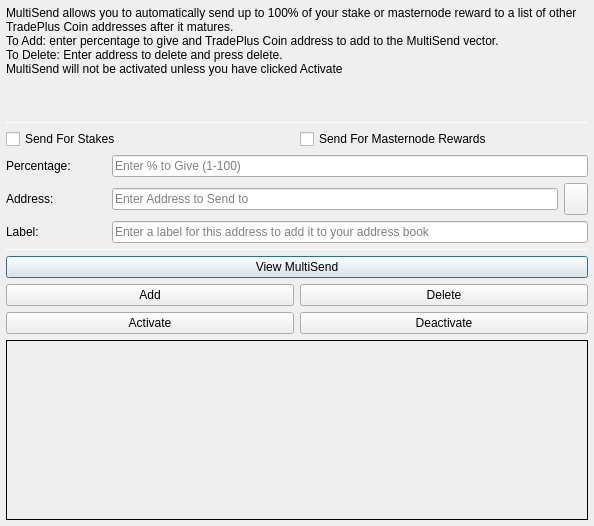
<?xml version="1.0" encoding="UTF-8"?>
<ui version="4.0">
 <class>MultiSendDialog</class>
 <widget class="QDialog" name="MultiSendDialog">
  <property name="windowModality">
   <enum>Qt::NonModal</enum>
  </property>
  <property name="geometry">
   <rect>
    <x>0</x>
    <y>0</y>
    <width>594</width>
    <height>526</height>
   </rect>
  </property>
  <property name="windowTitle">
   <string>MultiSend</string>
  </property>
  <layout class="QVBoxLayout" name="verticalLayout" stretch="0">
   <property name="margin">
    <number>6</number>
   </property>
   <item>
    <layout class="QVBoxLayout" name="verticalLayout_Main" stretch="1,1,1,0,1,1,1">
     <item>
      <widget class="QLabel" name="label_2">
       <property name="lineWidth">
        <number>1</number>
       </property>
       <property name="text">
        <string>MultiSend allows you to automatically send up to 100% of your stake or masternode reward to a list of other TradePlus Coin addresses after it matures.
To Add: enter percentage to give and TradePlus Coin address to add to the MultiSend vector.
To Delete: Enter address to delete and press delete.
MultiSend will not be activated unless you have clicked Activate</string>
       </property>
       <property name="alignment">
        <set>Qt::AlignLeading|Qt::AlignLeft|Qt::AlignTop</set>
       </property>
       <property name="wordWrap">
        <bool>true</bool>
       </property>
      </widget>
     </item>
     <item>
      <widget class="Line" name="line">
       <property name="minimumSize">
        <size>
         <width>0</width>
         <height>1</height>
        </size>
       </property>
       <property name="maximumSize">
        <size>
         <width>16777215</width>
         <height>1</height>
        </size>
       </property>
       <property name="orientation">
        <enum>Qt::Horizontal</enum>
       </property>
      </widget>
     </item>
     <item>
      <layout class="QVBoxLayout" name="verticalLayout_Settings">
       <item>
        <layout class="QHBoxLayout" name="horizontalLayout">
         <item>
          <widget class="QCheckBox" name="multiSendStakeCheckBox">
           <property name="text">
            <string>Send For Stakes</string>
           </property>
          </widget>
         </item>
         <item>
          <widget class="QCheckBox" name="multiSendMasternodeCheckBox">
           <property name="text">
            <string>Send For Masternode Rewards</string>
           </property>
          </widget>
         </item>
        </layout>
       </item>
       <item>
        <layout class="QHBoxLayout" name="horizontalLayout_6">
         <item>
          <widget class="QLabel" name="label">
           <property name="minimumSize">
            <size>
             <width>100</width>
             <height>0</height>
            </size>
           </property>
           <property name="toolTip">
            <string>Percentage of stake to send</string>
           </property>
           <property name="text">
            <string>Percentage:</string>
           </property>
          </widget>
         </item>
         <item>
          <widget class="QLineEdit" name="multiSendPercentEdit">
           <property name="toolTip">
            <string>Enter whole numbers 1 - 100</string>
           </property>
           <property name="placeholderText">
            <string>Enter % to Give (1-100)</string>
           </property>
          </widget>
         </item>
        </layout>
       </item>
       <item>
        <layout class="QHBoxLayout" name="horizontalLayout_7">
         <item>
          <widget class="QLabel" name="label_5">
           <property name="minimumSize">
            <size>
             <width>100</width>
             <height>0</height>
            </size>
           </property>
           <property name="toolTip">
            <string>Address to send portion of stake to</string>
           </property>
           <property name="text">
            <string>Address:</string>
           </property>
          </widget>
         </item>
         <item>
          <widget class="QLineEdit" name="multiSendAddressEdit">
           <property name="toolTip">
            <string/>
           </property>
           <property name="placeholderText">
            <string>Enter Address to Send to</string>
           </property>
          </widget>
         </item>
         <item>
          <widget class="QToolButton" name="addressBookButton">
           <property name="maximumSize">
            <size>
             <width>16777215</width>
             <height>32</height>
            </size>
           </property>
           <property name="toolTip">
            <string>Choose an address from the address book</string>
           </property>
           <property name="text">
            <string/>
           </property>
           <property name="icon">
            <iconset resource="../tradeplus_coin.qrc">
             <normaloff>:/icons/address-book</normaloff>:/icons/address-book</iconset>
           </property>
           <property name="shortcut">
            <string>Alt+A</string>
           </property>
          </widget>
         </item>
        </layout>
       </item>
      </layout>
     </item>
     <item>
      <layout class="QHBoxLayout" name="horizontalLayout_3">
       <item>
        <widget class="QLabel" name="label_3">
         <property name="minimumSize">
          <size>
           <width>100</width>
           <height>0</height>
          </size>
         </property>
         <property name="text">
          <string>Label:</string>
         </property>
        </widget>
       </item>
       <item>
        <widget class="QLineEdit" name="labelAddressLabelEdit">
         <property name="placeholderText">
          <string>Enter a label for this address to add it to your address book</string>
         </property>
        </widget>
       </item>
      </layout>
     </item>
     <item>
      <widget class="Line" name="line_2">
       <property name="minimumSize">
        <size>
         <width>0</width>
         <height>1</height>
        </size>
       </property>
       <property name="maximumSize">
        <size>
         <width>16777215</width>
         <height>1</height>
        </size>
       </property>
       <property name="orientation">
        <enum>Qt::Horizontal</enum>
       </property>
      </widget>
     </item>
     <item>
      <layout class="QVBoxLayout" name="verticalLayout_Buttons">
       <item>
        <layout class="QHBoxLayout" name="horizontalLayout_4">
         <item>
          <widget class="QPushButton" name="viewButton">
           <property name="toolTip">
            <string/>
           </property>
           <property name="statusTip">
            <string>View MultiSend Vector</string>
           </property>
           <property name="text">
            <string>View MultiSend</string>
           </property>
          </widget>
         </item>
        </layout>
       </item>
       <item>
        <layout class="QHBoxLayout" name="horizontalLayout_2">
         <item>
          <widget class="QPushButton" name="addButton">
           <property name="toolTip">
            <string/>
           </property>
           <property name="statusTip">
            <string>Add to MultiSend Vector</string>
           </property>
           <property name="text">
            <string>Add</string>
           </property>
          </widget>
         </item>
         <item>
          <widget class="QPushButton" name="deleteButton">
           <property name="toolTip">
            <string/>
           </property>
           <property name="statusTip">
            <string>Delete Address From MultiSend Vector</string>
           </property>
           <property name="text">
            <string>Delete</string>
           </property>
          </widget>
         </item>
        </layout>
       </item>
       <item>
        <layout class="QHBoxLayout" name="horizontalLayout_5">
         <item>
          <widget class="QPushButton" name="activateButton">
           <property name="statusTip">
            <string>Activate MultiSend</string>
           </property>
           <property name="text">
            <string>Activate</string>
           </property>
          </widget>
         </item>
         <item>
          <widget class="QPushButton" name="disableButton">
           <property name="statusTip">
            <string>Deactivate MultiSend</string>
           </property>
           <property name="text">
            <string>Deactivate</string>
           </property>
          </widget>
         </item>
        </layout>
       </item>
      </layout>
     </item>
     <item>
      <widget class="QLabel" name="message">
       <property name="minimumSize">
        <size>
         <width>0</width>
         <height>180</height>
        </size>
       </property>
       <property name="frameShape">
        <enum>QFrame::Panel</enum>
       </property>
       <property name="frameShadow">
        <enum>QFrame::Plain</enum>
       </property>
       <property name="lineWidth">
        <number>1</number>
       </property>
       <property name="midLineWidth">
        <number>1</number>
       </property>
       <property name="text">
        <string/>
       </property>
       <property name="alignment">
        <set>Qt::AlignLeading|Qt::AlignLeft|Qt::AlignTop</set>
       </property>
       <property name="wordWrap">
        <bool>true</bool>
       </property>
      </widget>
     </item>
    </layout>
   </item>
  </layout>
 </widget>
 <resources>
  <include location="../tradeplus_coin.qrc"/>
 </resources>
 <connections/>
</ui>
